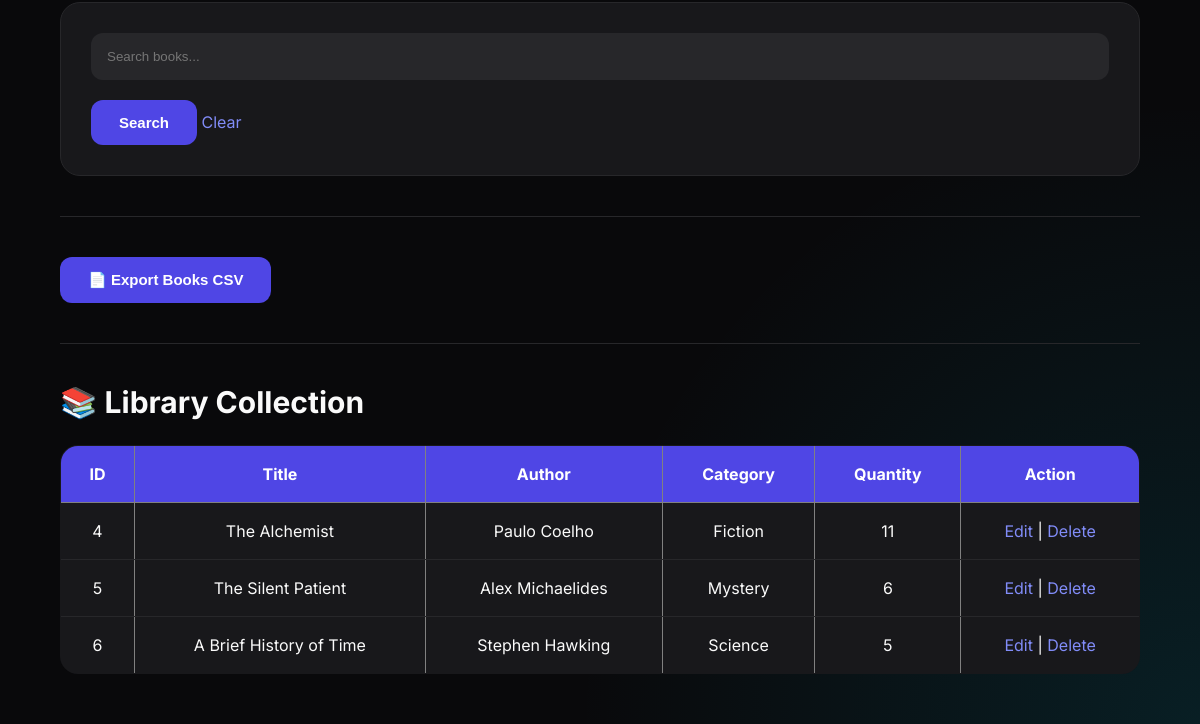
Before: /books (lower part) with the older database file.
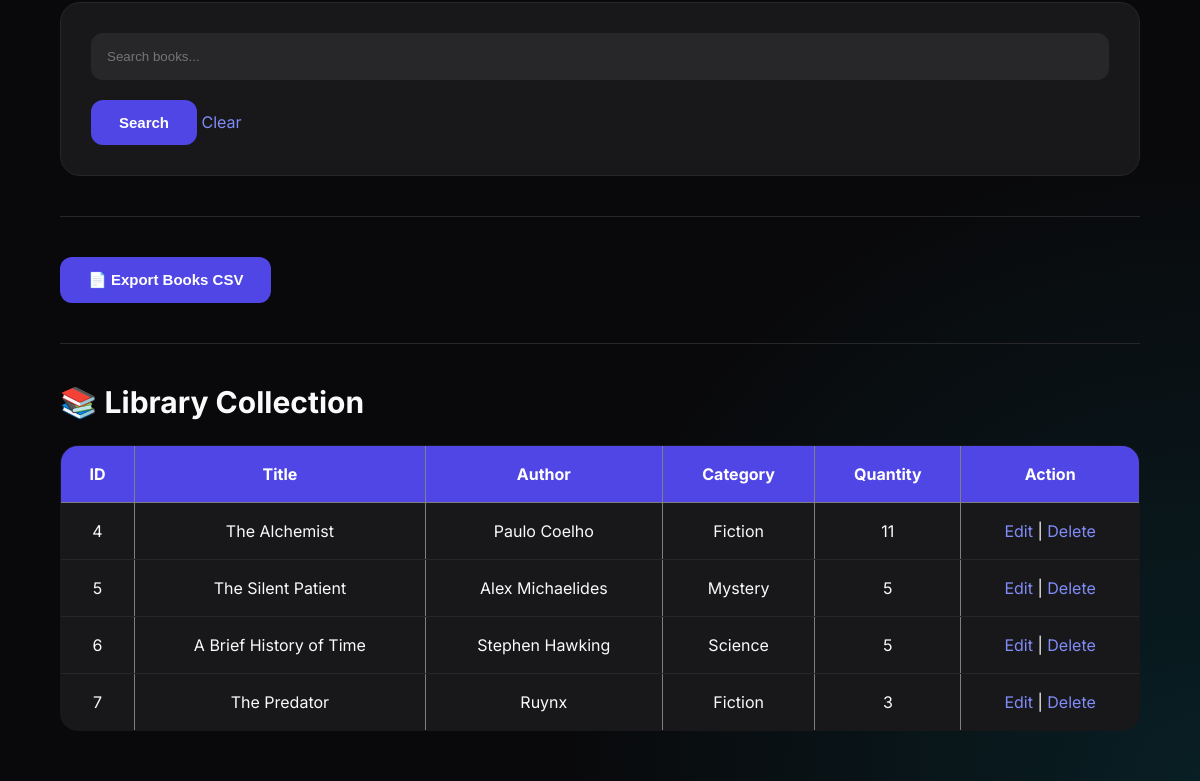
After: the same page with the newer database file.
### tables this page shows
CREATE TABLE books (
        book_id INTEGER PRIMARY KEY AUTOINCREMENT,
        title TEXT NOT NULL,
        author TEXT NOT NULL,
        category TEXT,
        quantity INTEGER 
    );

### app.py (the view, shortened to what this page needs)
@app.route("/books", methods=["GET", "POST"])
def books():
    conn = sqlite3.connect("library.db")
    cursor = conn.cursor()
    search = request.args.get("search")
    if search:
        cursor.execute("""
            SELECT *
            FROM books
            WHERE
                title LIKE ?
                OR author LIKE ?
                OR category LIKE ?
        """, (f"%{search}%", f"%{search}%", f"%{search}%"))
    else:
        cursor.execute("SELECT * FROM books")
    books = cursor.fetchall()
    conn.close()
    return render_template(
        "books.html",
        books=books,
        search=search
    )

### templates/books.html (shortened to what this page needs)
{% extends "base.html" %}
{% block content %}
<form method="GET">
    <input
        type="text"
        name="search"
        placeholder="Search books..."
        value="{{ search if search else '' }}">
    <button type="submit">
        Search
    </button>
    <a href="/books">
        Clear
    </a>
</form>
<hr>
<a href="/export/books">
    <button>
        📄 Export Books CSV
    </button>
</a>
<hr>
<h2>📚 Library Collection</h2>
<table border="1" cellpadding="10">
    <tr>
        <th>ID</th>
        <th>Title</th>
        <th>Author</th>
        <th>Category</th>
        <th>Quantity</th>
        <th>Action</th>
    </tr>
    {% for book in books %}
    <tr>
        <td>{{ book[0] }}</td>
        <td>{{ book[1] }}</td>
        <td>{{ book[2] }}</td>
        <td>{{ book[3] }}</td>
        <td>
            {{ book[4] }}
        </td>
        <td>
            <a href="/edit-book/{{ book[0] }}">
                Edit
            </a>
            |
            <a href="/delete-book/{{ book[0] }}" onclick="return confirm('Delete this book?');"> Delete
            </a>
        </td>
    </tr>
    {% endfor %}
</table>
{% endblock %}

Changed rows visible on the page:
changed books "The Silent Patient": quantity "6" → "5"
added books: book_id "7", title "The Predator", author "Ruynx", category "Fiction", quantity "3"
